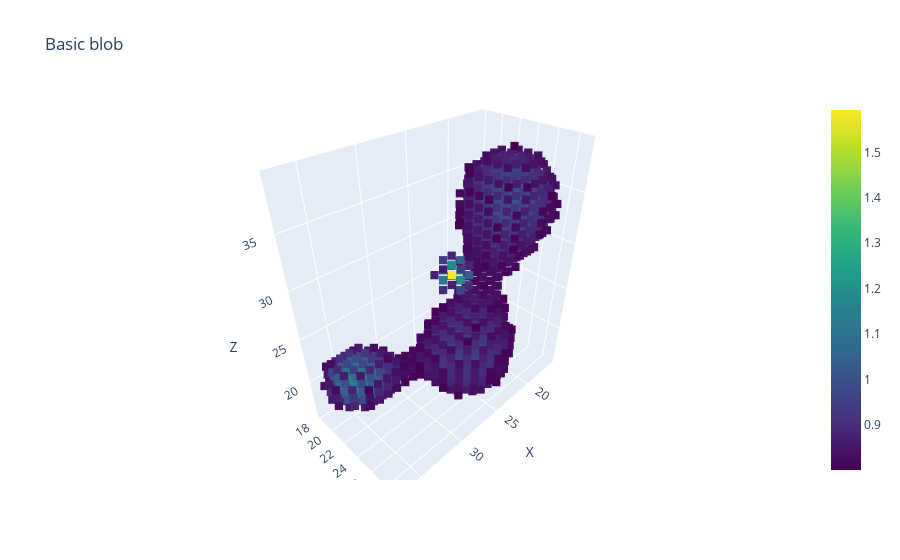
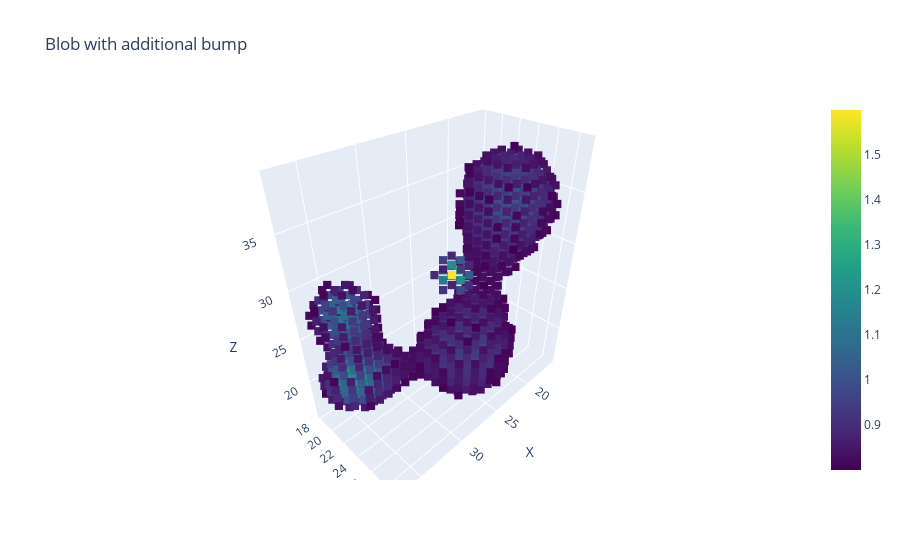
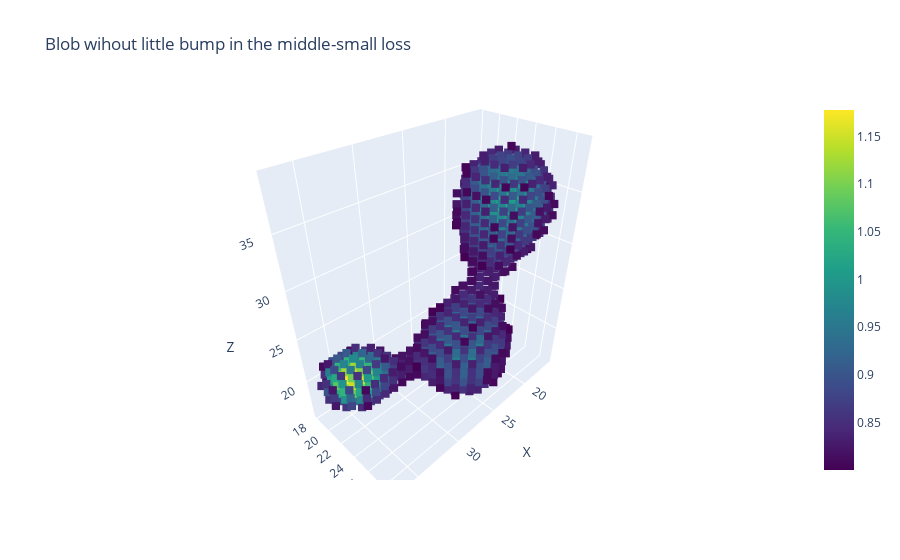
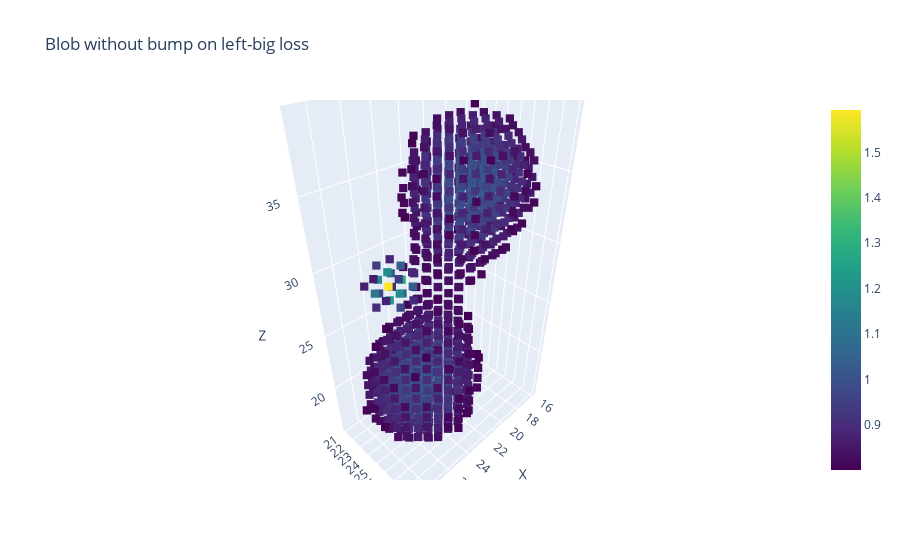

Notebook code for these charts, in order:
### Code cell
# Define the dimensions of the voxel grid
voxel_dim = (50, 50, 50)

# Define multiple centers and standard deviations for the Gaussian blobs
centers = [
    (27, 25, 30),
    (35, 20, 20),
    (20, 25, 35),
    (25, 25, 20)
]
sigmas = [1, 3, 6, 6]
voxel_blob = create_jajko(voxel_dim, centers, sigmas)
plot_voxel(voxel_blob, title="Basic blob")

#Blob with additional bump on left
centers = [
    (27, 25, 30),
    (35, 20, 20),
    (20, 25, 35),
    (25, 25, 20),
    (35, 20, 28)
]
sigmas = [1, 3, 6, 6, 3]
voxel_blob_2 = create_jajko(voxel_dim, centers, sigmas)
plot_voxel(voxel_blob_2, title="Blob with additional bump")


#Blob without little bump in the middle
centers = [
    (35, 20, 20),
    (20, 25, 35),
    (25, 25, 20)
]
sigmas = [3, 6, 6]
voxel_blob_3 = create_jajko(voxel_dim, centers, sigmas)
plot_voxel(voxel_blob_3, title="Blob wihout little bump in the middle-small loss")


#Blob without bump on left
centers = [
    (27, 25, 30),
    (20, 25, 35),
    (25, 25, 20)
]
sigmas = [1, 6, 6]
voxel_blob_4 = create_jajko(voxel_dim, centers, sigmas)
plot_voxel(voxel_blob_4, title="Blob without bump on left-big loss")


#Different blob
centers = [
    (34, 30, 27),
    (15, 12, 12),
    (20, 14, 30),
    (25,25,25),
    (15,30,15)
]
sigmas = [4, 7, 7, 6, 6]
voxel_blob_5 = create_jajko(voxel_dim, centers, sigmas)
plot_voxel(voxel_blob_5, title="Different blob")


# Different blob with part cut out
centers = [ (34, 30, 27),
           (15, 12, 12),
           (20, 14, 30),
           (25,25,25),
           (15,30,15) ]
sigmas = [4, 7, 7, 6, 6]
voxel_blob_6 = create_jajko(voxel_dim, centers, sigmas)

cut_center = (19, 20, 21)
cut_sigma = 2.5
x = np.linspace(0, voxel_dim[0] - 1, voxel_dim[0])
y = np.linspace(0, voxel_dim[1] - 1, voxel_dim[1])
z = np.linspace(0, voxel_dim[2] - 1, voxel_dim[2])
x, y, z = np.meshgrid(x, y, z, indexing='ij')
cut_blob = np.exp(-((x - cut_center[0])**2 + (y - cut_center[1])**2 + (z - cut_center[2])**2) / (2 * cut_sigma**2))
voxel_blob_6[(cut_blob > 0.1)] = 0
plot_voxel(voxel_blob_6, title="Different blob with part cut out")

### Figure 1 — Plotly figure (JSON) as saved in the notebook; plotly's stock layout.template omitted (floating-point values rounded to 4 significant figures; data arrays with more than 128 entries replaced by an {"elided": "..."} marker saying what was removed)
{"data": [{"marker": {"color": {"elided": "1060 float values"}, "colorscale": [[0, "#440154"], [0.1111, "#482878"], [0.2222, "#3e4989"], [0.3333, "#31688e"], [0.4444, "#26828e"], [0.5556, "#1f9e89"], [0.6667, "#35b779"], [0.7778, "#6ece58"], [0.8889, "#b5de2b"], [1, "#fde725"]], "showscale": true, "size": 3, "symbol": "square"}, "mode": "markers", "type": "scatter3d", "x": {"elided": "1060 int values"}, "y": {"elided": "1060 int values"}, "z": {"elided": "1060 int values"}}], "layout": {"scene": {"xaxis": {"title": {"text": "X"}}, "yaxis": {"title": {"text": "Y"}}, "zaxis": {"title": {"text": "Z"}}}, "title": {"text": "Basic blob"}}}

### Figure 2 — Plotly figure (JSON) as saved in the notebook; plotly's stock layout.template omitted (floating-point values rounded to 4 significant figures; data arrays with more than 128 entries replaced by an {"elided": "..."} marker saying what was removed)
{"data": [{"marker": {"color": {"elided": "1220 float values"}, "colorscale": [[0, "#440154"], [0.1111, "#482878"], [0.2222, "#3e4989"], [0.3333, "#31688e"], [0.4444, "#26828e"], [0.5556, "#1f9e89"], [0.6667, "#35b779"], [0.7778, "#6ece58"], [0.8889, "#b5de2b"], [1, "#fde725"]], "showscale": true, "size": 3, "symbol": "square"}, "mode": "markers", "type": "scatter3d", "x": {"elided": "1220 int values"}, "y": {"elided": "1220 int values"}, "z": {"elided": "1220 int values"}}], "layout": {"scene": {"xaxis": {"title": {"text": "X"}}, "yaxis": {"title": {"text": "Y"}}, "zaxis": {"title": {"text": "Z"}}}, "title": {"text": "Blob with additional bump"}}}

### Figure 3 — Plotly figure (JSON) as saved in the notebook; plotly's stock layout.template omitted (floating-point values rounded to 4 significant figures; data arrays with more than 128 entries replaced by an {"elided": "..."} marker saying what was removed)
{"data": [{"marker": {"color": {"elided": "1030 float values"}, "colorscale": [[0, "#440154"], [0.1111, "#482878"], [0.2222, "#3e4989"], [0.3333, "#31688e"], [0.4444, "#26828e"], [0.5556, "#1f9e89"], [0.6667, "#35b779"], [0.7778, "#6ece58"], [0.8889, "#b5de2b"], [1, "#fde725"]], "showscale": true, "size": 3, "symbol": "square"}, "mode": "markers", "type": "scatter3d", "x": {"elided": "1030 int values"}, "y": {"elided": "1030 int values"}, "z": {"elided": "1030 int values"}}], "layout": {"scene": {"xaxis": {"title": {"text": "X"}}, "yaxis": {"title": {"text": "Y"}}, "zaxis": {"title": {"text": "Z"}}}, "title": {"text": "Blob wihout little bump in the middle-small loss"}}}

### Figure 4 — Plotly figure (JSON) as saved in the notebook; plotly's stock layout.template omitted (floating-point values rounded to 4 significant figures; data arrays with more than 128 entries replaced by an {"elided": "..."} marker saying what was removed)
{"data": [{"marker": {"color": {"elided": "884 float values"}, "colorscale": [[0, "#440154"], [0.1111, "#482878"], [0.2222, "#3e4989"], [0.3333, "#31688e"], [0.4444, "#26828e"], [0.5556, "#1f9e89"], [0.6667, "#35b779"], [0.7778, "#6ece58"], [0.8889, "#b5de2b"], [1, "#fde725"]], "showscale": true, "size": 3, "symbol": "square"}, "mode": "markers", "type": "scatter3d", "x": {"elided": "884 int values"}, "y": {"elided": "884 int values"}, "z": {"elided": "884 int values"}}], "layout": {"scene": {"xaxis": {"title": {"text": "X"}}, "yaxis": {"title": {"text": "Y"}}, "zaxis": {"title": {"text": "Z"}}}, "title": {"text": "Blob without bump on left-big loss"}}}
